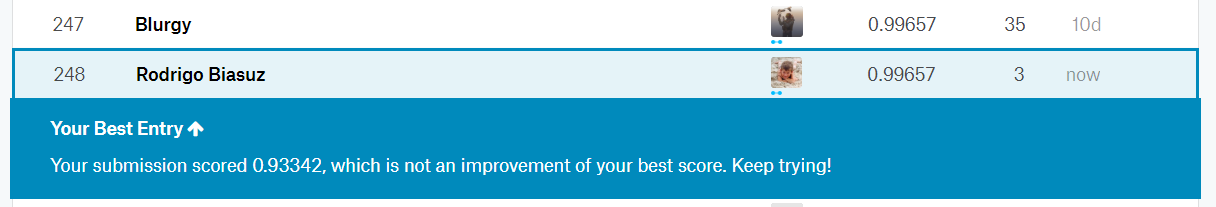
#> input picture 1 Aulas Data Science/4 - Machine Learning/MLP/score.PNG, 1216 x 207 px, given in place of d20.jpg, which was not available
$ jupyter execute --allow-errors 'Leitura de imagens.ipynb'   (text cells are left out)
#> lines starting #> are read from the running program, lines starting #| are printed output that depends on the picture; pictures that were not available may be replaced by others from this repository, and a replacement may not be noted
[cell 1]
# libs basicas
import numpy as np
import pandas as pd
import matplotlib.pyplot as plt
import cv2   # pip install opencv-python

[cell 2]
# Lendo a imagem
im=cv2.imread(r'C:\Users\rodri\OneDrive\Imagens\exemplo imagens categorizadas/d20.jpg',0)
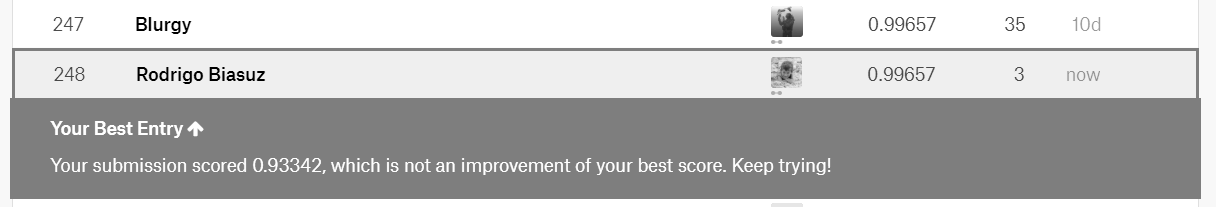
#> im: shape (207, 1216); min 0, max 255, mean 187.3

[cell 3]
# Exibindo
plt.imshow(im, cmap='gray')
plt.axis('off');

[cell 4]
# Dimensões
im.shape
#> Out = (207, 1216)

[cell 5]
# Transformando em um array unidimensional
array = im.flatten()

[cell 6]
array.shape
#> Out = (251712,)

[cell 7]
# interpolando para reduzir nossa dimensão
resized = cv2.resize(im, (28,28))
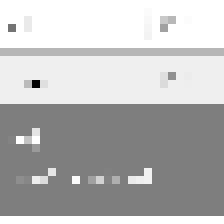
#> resized: shape (28, 28) (shown 8 times larger); min 3, max 255, mean 185.3

[cell 8]
plt.imshow(resized, cmap='gray')
plt.axis('off');

[cell 9]
array = resized.flatten()
#> array = 784 values, max 255 at index 0, min 3 at index 284, mean 185.3

[cell 10]
array.shape
#> Out = (784,)

[cell 11]
import os

folder = r'C:\Users\rodri\OneDrive\Imagens\exemplo imagens categorizadas' # é so colocar aqui a pasta que quer utilizar

[cell 12]
# Lendo todos arquivos de uma pasta
for file in os.listdir(folder):
    print(file)

[cell 13]
# Manipulando strings
file.split('.')[0]

[cell 14]
# Juntando o diretorio com o arquivo
diretorio = r'C:\Users\rodri\OneDrive\Imagens\exemplo imagens categorizadas'
os.path.join(diretorio, file)

[cell 15]
lista_respostas = []
lista_arrays = []

for file in os.listdir(diretorio):
    lista_respostas.append(file.split('.')[0])

    arquivo = os.path.join(diretorio, file)
    im=cv2.imread(arquivo,0)

    resized = cv2.resize(im, (300,300))
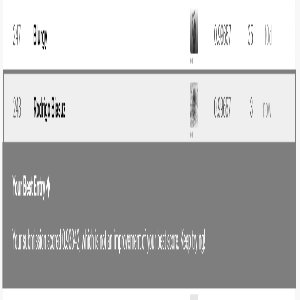
#> resized: shape (300, 300); min 0, max 255, mean 187.3

    plt.imshow(resized, cmap='gray');
    plt.axis('off')
    plt.show()

    array = resized.flatten()

    lista_arrays.append(array)

[cell 16]
lista_respostas

[cell 17]
len(lista_arrays)
#> Out = 1

#> (a cell that did not finish here is left out)

[cell 19]
df = pd.DataFrame(lista_arrays)
#> df = table of 1 rows and 90000 columns
df['label'] = lista_respostas
df
#> Out = table of 1 rows and 90001 columns

$ run again, on 1 Aulas Data Science/4 - Machine Learning/Trees/tree.png
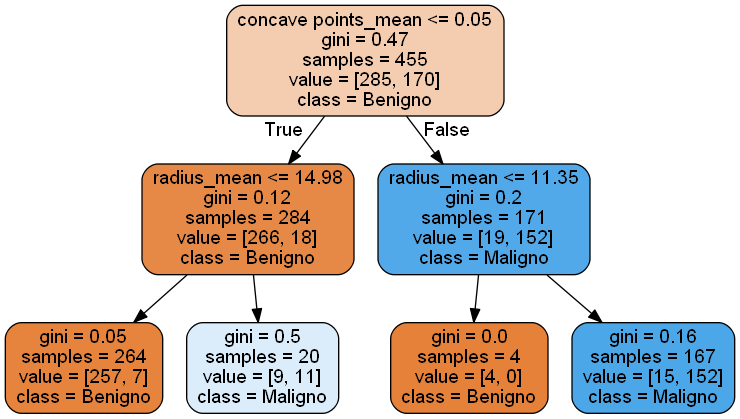
#> input picture 1 Aulas Data Science/4 - Machine Learning/Trees/tree.png, 740 x 419 px, given in place of d20.jpg, which was not available
#> `im=cv2.imread(r'C:\Users\rodri\OneDrive\Imagens\exemplo imagens catego..`:
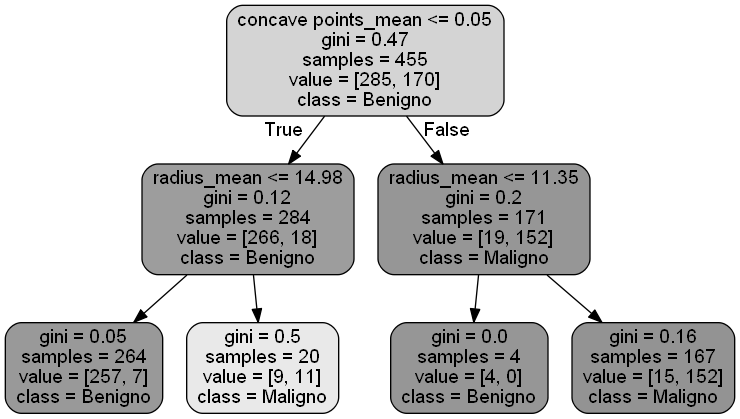
#> im: shape (419, 740); min 0, max 255, mean 206.9
#> array = 784 values, max 255 at index 0, min 0 at index 42, mean 208.5
#> `resized = cv2.resize(im, (300,300))`:
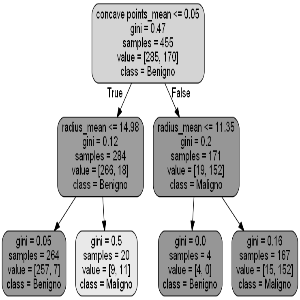
#> resized: shape (300, 300); min 0, max 255, mean 206.8
#> `len(lista_arrays)`: Out = 1
#> df = table of 1 rows and 90000 columns
#> `df`: Out = table of 1 rows and 90001 columns

$ run again, on 1 Aulas Data Science/4 - Machine Learning/Trees/treeHR.png
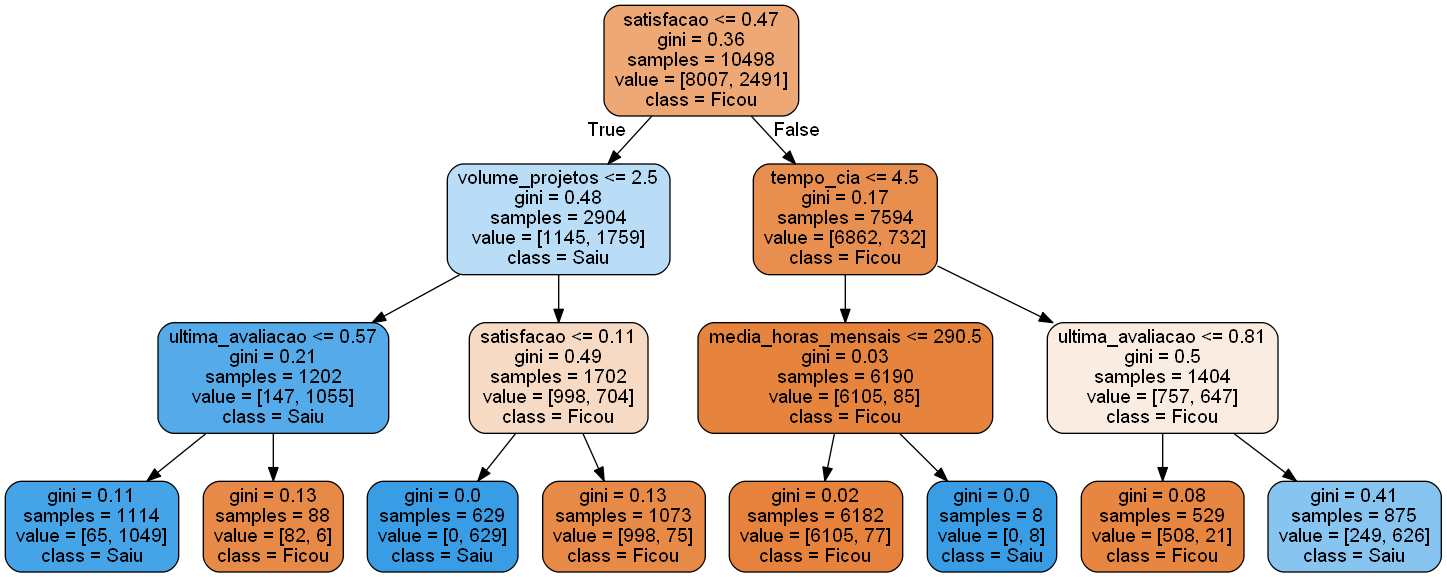
#> input picture 1 Aulas Data Science/4 - Machine Learning/Trees/treeHR.png, 1447 x 577 px, given in place of d20.jpg, which was not available
#> `im=cv2.imread(r'C:\Users\rodri\OneDrive\Imagens\exemplo imagens catego..`:
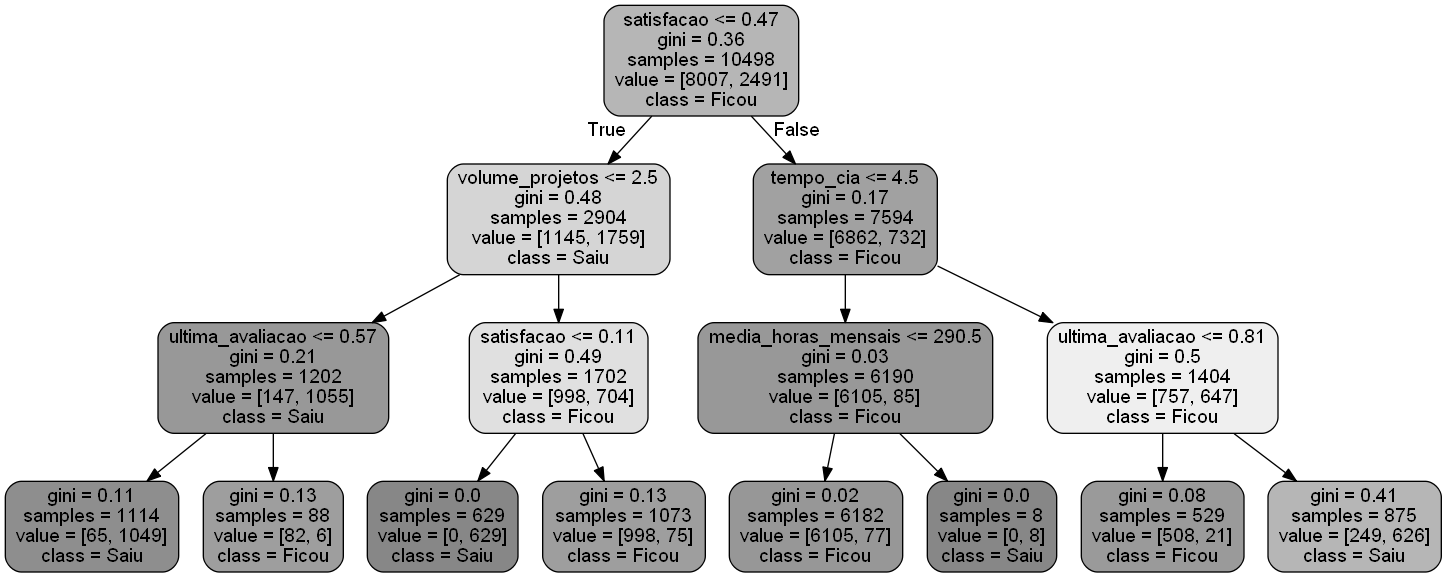
#> im: shape (577, 1447); min 0, max 255, mean 217
#> array = 784 values, max 255 at index 0, min 0 at index 234, mean 217.1
#> `resized = cv2.resize(im, (300,300))`:
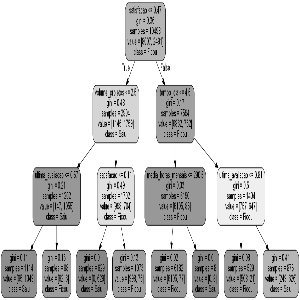
#> resized: shape (300, 300); min 0, max 255, mean 217
#> `len(lista_arrays)`: Out = 1
#> df = table of 1 rows and 90000 columns
#> `df`: Out = table of 1 rows and 90001 columns
